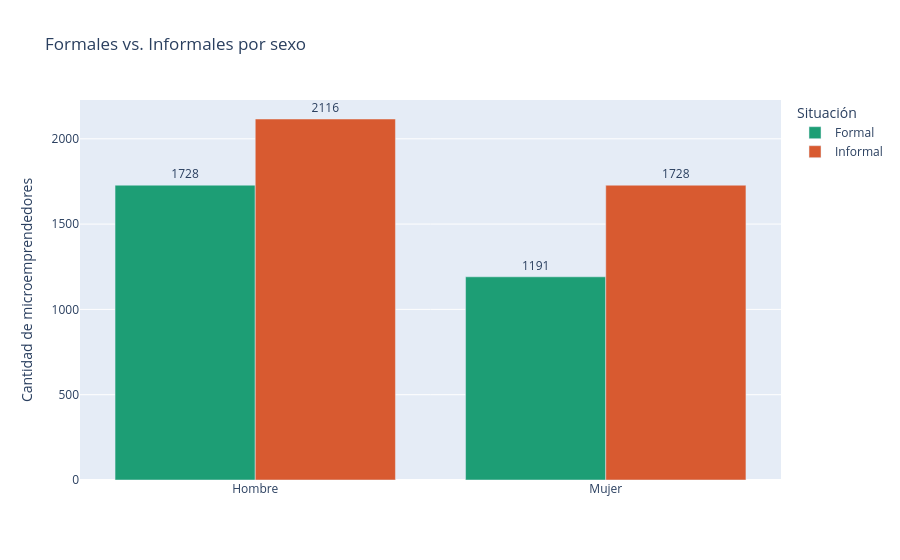

Here is the notebook cell this chart was saved with:
### Code cell
tabla_long = tabla.reset_index().melt(
    id_vars="sexo_nombre", var_name="situacion", value_name="cantidad"
)

fig = px.bar(
    tabla_long,
    x="sexo_nombre", y="cantidad", color="situacion",
    barmode="group", text="cantidad",
    color_discrete_map={"Formal": "#1D9E75", "Informal": "#D85A30"},
    labels={"sexo_nombre": "", "cantidad": "Cantidad de microemprendedores", "situacion": "Situación"},
    title="Formales vs. Informales por sexo"
)
fig.update_traces(textposition="outside")
fig.show()

### Figure 1 — Plotly figure (JSON) as saved in the notebook; plotly's stock layout.template omitted (floating-point values rounded to 4 significant figures)
{"data": [{"alignmentgroup": "True", "hovertemplate": "Situación=Formal<br>=%{x}<br>Cantidad de microemprendedores=%{text}<extra></extra>", "legendgroup": "Formal", "marker": {"color": "#1D9E75", "pattern": {"shape": ""}}, "name": "Formal", "offsetgroup": "Formal", "orientation": "v", "showlegend": true, "text": [1728.0, 1191.0], "textposition": "outside", "type": "bar", "x": ["Hombre", "Mujer"], "xaxis": "x", "y": [1728, 1191], "yaxis": "y"}, {"alignmentgroup": "True", "hovertemplate": "Situación=Informal<br>=%{x}<br>Cantidad de microemprendedores=%{text}<extra></extra>", "legendgroup": "Informal", "marker": {"color": "#D85A30", "pattern": {"shape": ""}}, "name": "Informal", "offsetgroup": "Informal", "orientation": "v", "showlegend": true, "text": [2116.0, 1728.0], "textposition": "outside", "type": "bar", "x": ["Hombre", "Mujer"], "xaxis": "x", "y": [2116, 1728], "yaxis": "y"}], "layout": {"barmode": "group", "legend": {"title": {"text": "Situación"}, "tracegroupgap": 0}, "title": {"text": "Formales vs. Informales por sexo"}, "xaxis": {"anchor": "y", "domain": [0, 1], "title": {"text": ""}}, "yaxis": {"anchor": "x", "domain": [0, 1], "title": {"text": "Cantidad de microemprendedores"}}}}
